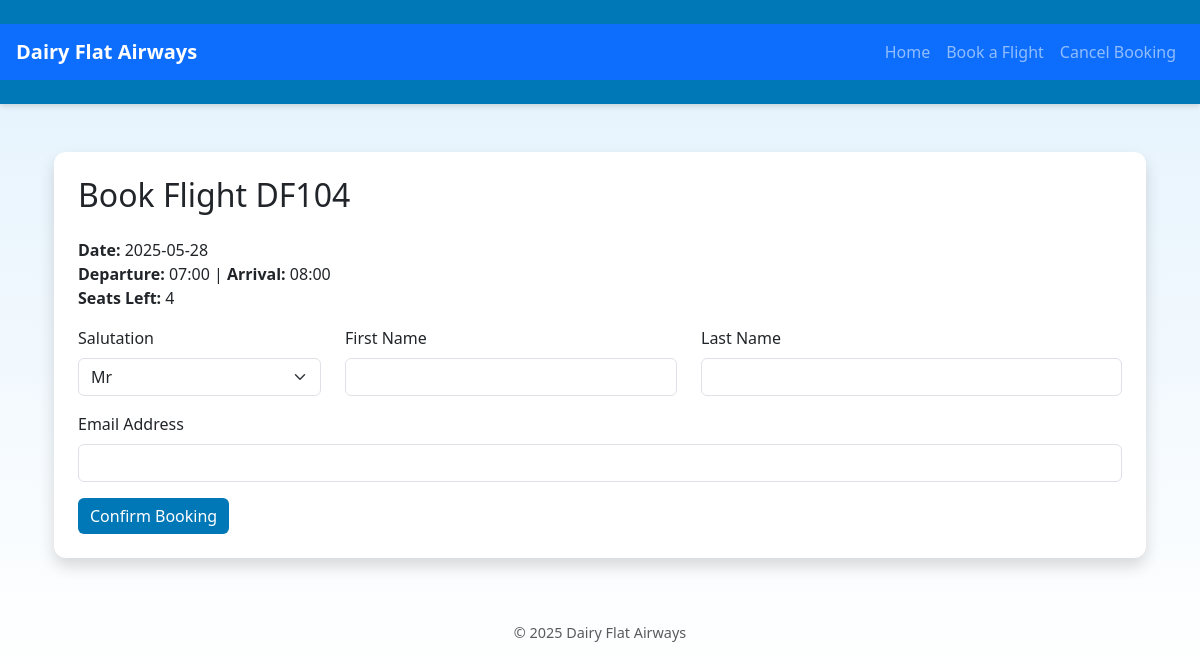
/book/5, run on the app's committed database.
### app/models.py (models this page shows)
class Flight(db.Model):
    id = db.Column(db.Integer, primary_key=True)
    route_id = db.Column(db.Integer, db.ForeignKey('route.id'), nullable=False)
    date = db.Column(db.String(10), nullable=False)
    departure_time = db.Column(db.String(5), nullable=False)
    arrival_time = db.Column(db.String(5), nullable=False)
    seats_left = db.Column(db.Integer, nullable=False)
    flight_number = db.Column(db.String(10), nullable=False)

### app/routes.py (the view, shortened to what this page needs)
@main.route('/book/<int:flight_id>', methods=['GET', 'POST'])
def book_flight(flight_id):
    flight = Flight.query.get_or_404(flight_id)
    return render_template('book.html', flight=flight)

### app/templates/book.html (shortened to what this page needs)
{% extends 'layout.html' %}
{% block content %}
<div class="container mt-5">
  <div class="card p-4 shadow">
    <h2 class="mb-4">Book Flight {{ flight.flight_number }}</h2>
    <p><strong>Date:</strong> {{ flight.date }}<br>
    <strong>Departure:</strong> {{ flight.departure_time }} | <strong>Arrival:</strong> {{ flight.arrival_time }}<br>
    <strong>Seats Left:</strong> {{ flight.seats_left }}</p>
    <form method="POST">
      <div class="row">
        <div class="mb-3 col-md-3">
          <label for="salutation" class="form-label">Salutation</label>
          <select class="form-select" name="salutation" required>
            <option value="Mr">Mr</option>
          </select>
        </div>
        <div class="mb-3 col-md-4">
          <label for="first_name" class="form-label">First Name</label>
          <input type="text" name="first_name" class="form-control" required>
        </div>
        <div class="mb-3 col-md-5">
          <label for="last_name" class="form-label">Last Name</label>
          <input type="text" name="last_name" class="form-control" required>
        </div>
      </div>
      <div class="mb-3">
        <label for="email" class="form-label">Email Address</label>
        <input type="email" name="email" class="form-control" required>
      </div>
      <button type="submit" class="btn btn-primary">Confirm Booking</button>
    </form>
  </div>
</div>
{% endblock %}

### app/static/css/style.css (style rules this page uses)
body { background: linear-gradient(to bottom, #e3f2fd, #ffffff); font-family: 'Segoe UI', sans-serif; font-size: 16px; color: #333; }
.container { margin-top: 2rem; }
.card { border: none; border-radius: 12px; box-shadow: 0 4px 12px rgba(0, 0, 0, 0.1); }
.btn-primary { background-color: #0077b6; border: none; }

### data on the page
Flight: flight_number "DF104", date "2025-05-28", departure_time "07:00", arrival_time "08:00", seats_left "4"
